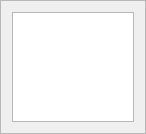
<?xml version="1.0" encoding="UTF-8"?>
<ui version="4.0">
 <class>hogehoge</class>
 <widget class="QFrame" name="hogehoge">
  <property name="geometry">
   <rect>
    <x>0</x>
    <y>0</y>
    <width>146</width>
    <height>134</height>
   </rect>
  </property>
  <property name="windowTitle">
   <string>Frame</string>
  </property>
  <property name="frameShape">
   <enum>QFrame::StyledPanel</enum>
  </property>
  <property name="frameShadow">
   <enum>QFrame::Raised</enum>
  </property>
  <layout class="QHBoxLayout" name="horizontalLayout">
   <item>
    <widget class="QPlainTextEdit" name="instruction"/>
   </item>
  </layout>
 </widget>
 <resources/>
 <connections/>
</ui>
